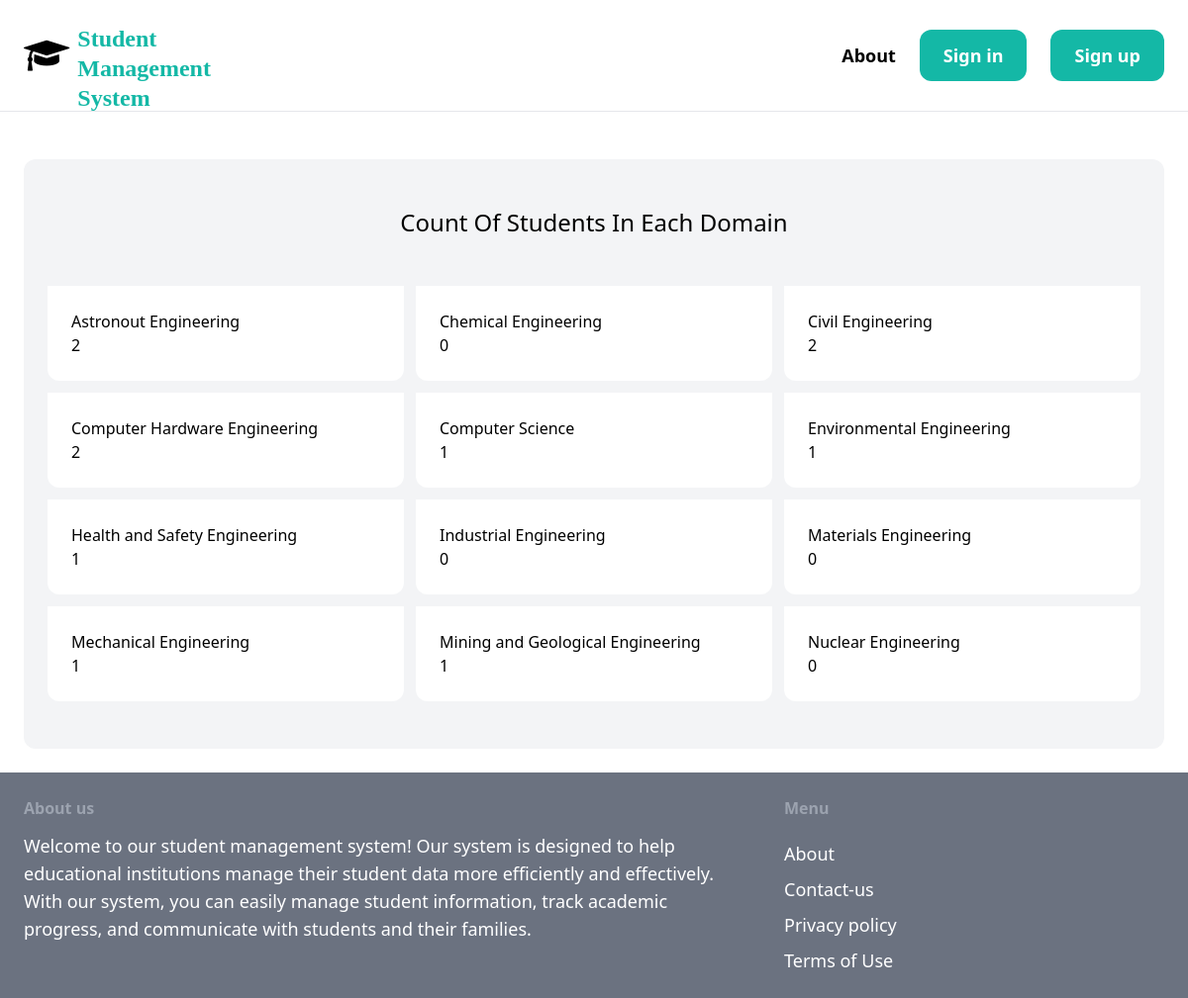
/home/, run on the app's committed database.
### Student/models.py (models this page shows, shortened)
class Domain(models.Model):
    domain_name = models.CharField(max_length=200)
    domain_code = models.CharField(max_length=20)
    class Meta:
        ordering = ('domain_name',)
        verbose_name_plural = 'domains'

### Student/views.py (the view)
# urls.py: path('home/', views.student_home, name='home'),
def student_home(request):
    domains = Domain.objects.all()
    return render(request, 'Student/home.html', {'domains': domains})

### templates/Student/home.html (shortened to what this page needs)
{% extends 'Student/base.html' %}
{% block content %}
 <div class="mt-6 px-6 py-12 bg-gray-100 rounded-xl">
        <h2 class="mb-12 text-2xl text-center">Count Of Students In Each Domain</h2>
        <div class="grid grid-cols-3 gap-3">
            {% for d in domains %}
                     <div class="p-6 bg-white rounded-b-xl">
                      <h2>{{d.domain_name}}</h2>
                      <h2>{{d.students.count}}</h2>
                      </div>
            {% endfor %}
            </div>
            </div>
{% endblock %}

### data on the page
Domain: domain_name "Astronout Engineering", students.count "2"
Domain: domain_name "Chemical Engineering", students.count "0"
Domain: domain_name "Civil Engineering", students.count "2"
Domain: domain_name "Computer Hardware Engineering", students.count "2"
Domain: domain_name "Computer Science", students.count "1"
Domain: domain_name "Environmental Engineering", students.count "1"
Domain: domain_name "Health and Safety Engineering", students.count "1"
Domain: domain_name "Industrial Engineering", students.count "0"
Domain: domain_name "Materials Engineering", students.count "0"
Domain: domain_name "Mechanical Engineering", students.count "1"
Domain: domain_name "Mining and Geological Engineering", students.count "1"
Domain: domain_name "Nuclear Engineering", students.count "0"
